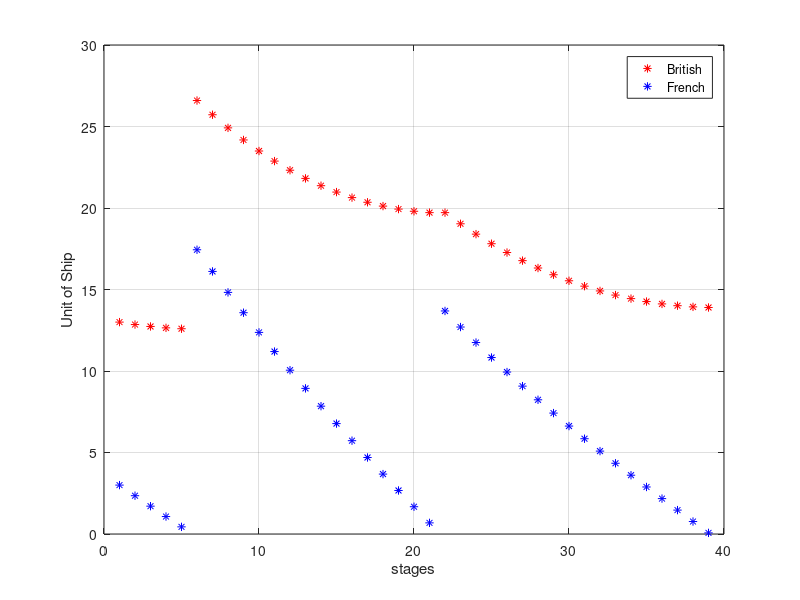

This figure's MATLAB source:
clc; clear all; close all;
n1=5;
B1(1)=13;
F1(1)=3;
for i=1:(n1-1)
    B1(i+1)=B1(i)-0.05*F1(i);
    F1(i+1)=F1(i)-0.05*B1(i);
end

n2=16;
B2(1)=B1(n1)+14;
F2(1)=F1(n1)+17;
for i=1:(n2-1)
    B2(i+1)=B2(i)-0.05*F2(i);
    F2(i+1)=F2(i)-0.05*B2(i);
end

n3=18;
B3(1)=B2(n2)+0;
F3(1)=F2(n2)+13;
for i=1:(n3-1)
    B3(i+1)=B3(i)-0.05*F3(i);
    F3(i+1)=F3(i)-0.05*B3(i);
end

figure(2);
B=[B1 B2 B3];
F=[F1 F2 F3];
plot(1:n1+n2+n3, B, 'r*');
hold on;
plot(1:n1+n2+n3, F, 'b*');
hold off;
grid on;
legend('British','French');
xlabel('stages')
ylabel('Unit of Ship')